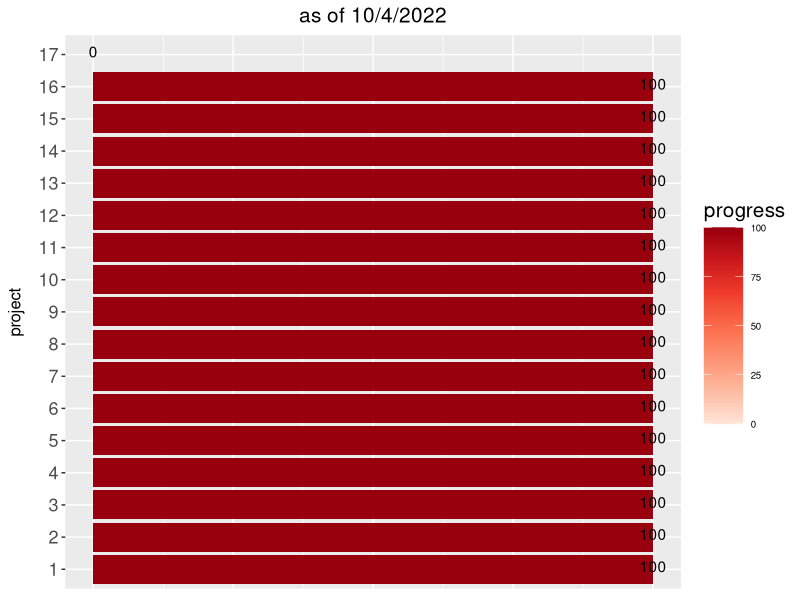

Here is the R script that generated this plot:
## ---- chunk 1
knitr::opts_chunk$set(echo = TRUE)
library(tidyverse)
## ---- chunk 2
###### https://rstudio-pubs-static.s3.amazonaws.com/215319_ac67755c296b441dac7b24b48fc30156.html
project_progress=data.frame(project=seq(1,17), progress=c(100, 100, 100, 100, 100, 100, 100, 100, 100, 100, 100, 100,100,100,100, 100,0))
bp.y <- ggplot(data =project_progress, aes(x = factor(project), y = progress)) + 
    geom_bar(stat = "identity", aes(fill = progress))+ 
  labs(x = "project")+
  geom_text(aes(label=progress), position=position_dodge(width=0.8), vjust=0.25, color="black")+  # add numbers over bars+
coord_flip()+ 
 theme_gray() +
    theme(axis.title.x = element_blank(), axis.text.x = element_blank(),
          axis.ticks.x = element_blank(), axis.text.y = element_text(size = 13), 
          axis.title.y = element_text(size = 12, margin = margin(0,10,0,0), angle =90 ), # this adjusts "project" on y axis 
          legend.position="none") + 
    scale_fill_distiller(name = "progress", palette = "Reds", direction = 1) + 
  theme(legend.position = "right", legend.direction = "vertical",
          legend.title = element_text(size = 15), legend.key.size = unit(1,"cm"),
          legend.text = element_text(size = 7))+
  ggtitle("as of 10/4/2022")+
  theme(plot.title = element_text(hjust = 0.5, size=15)) #center the title
bp.y
